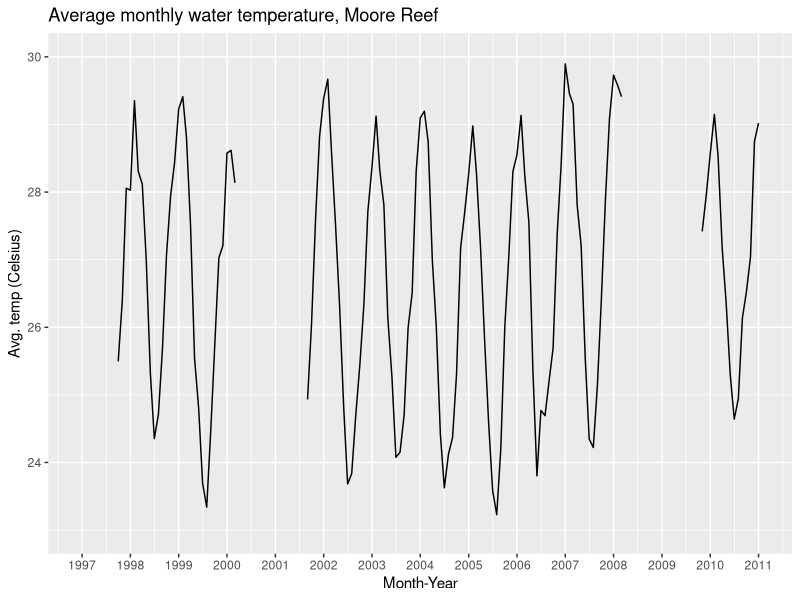
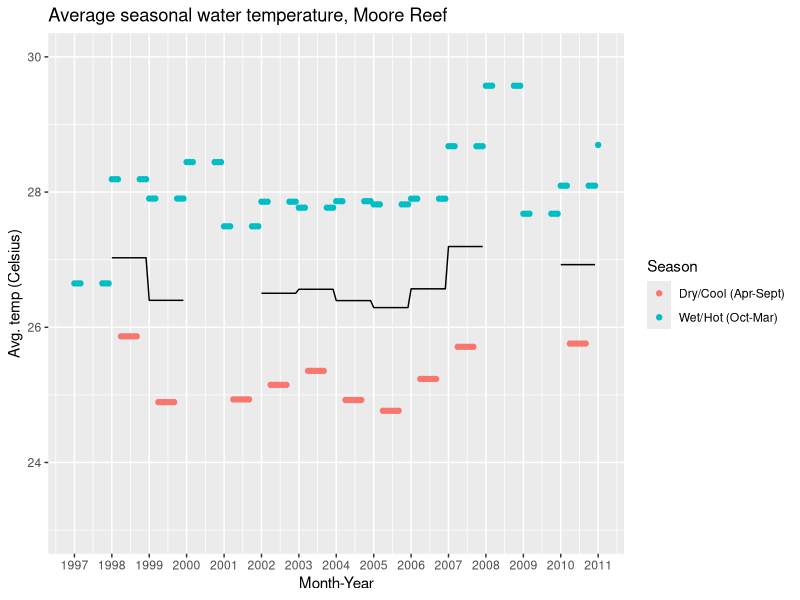
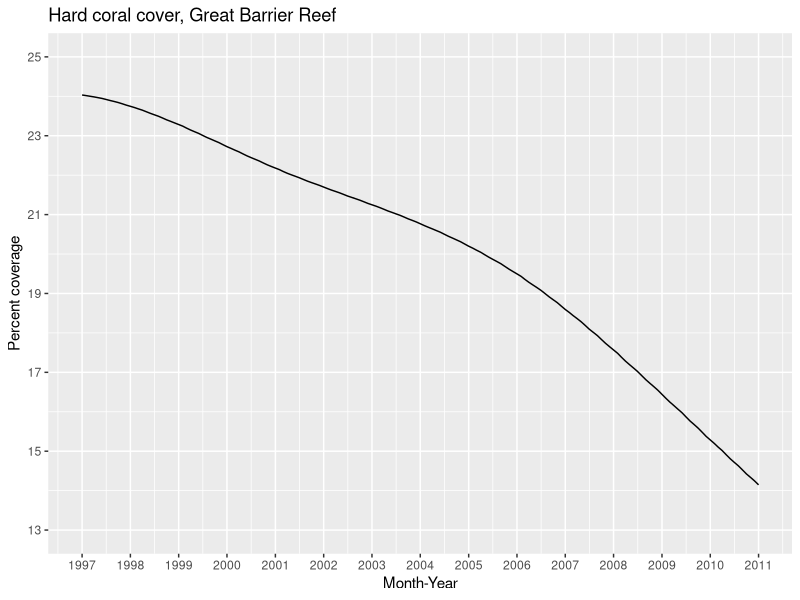
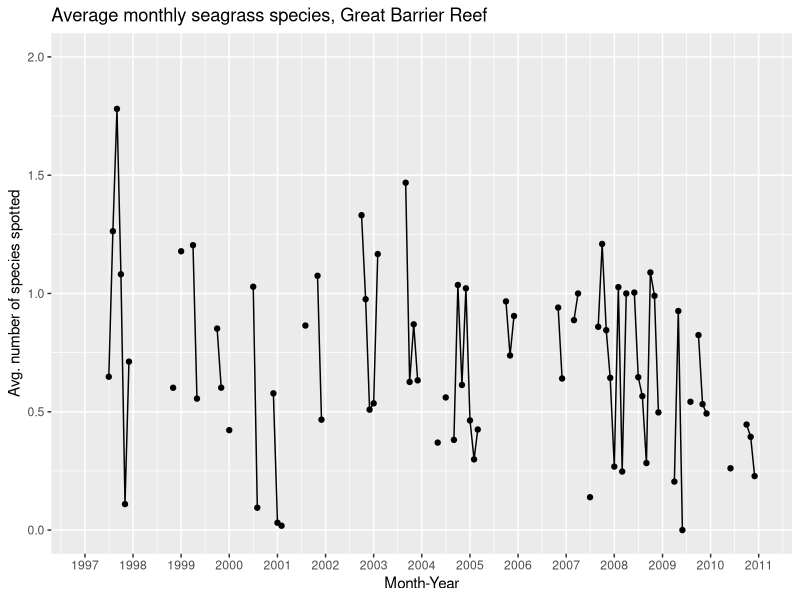
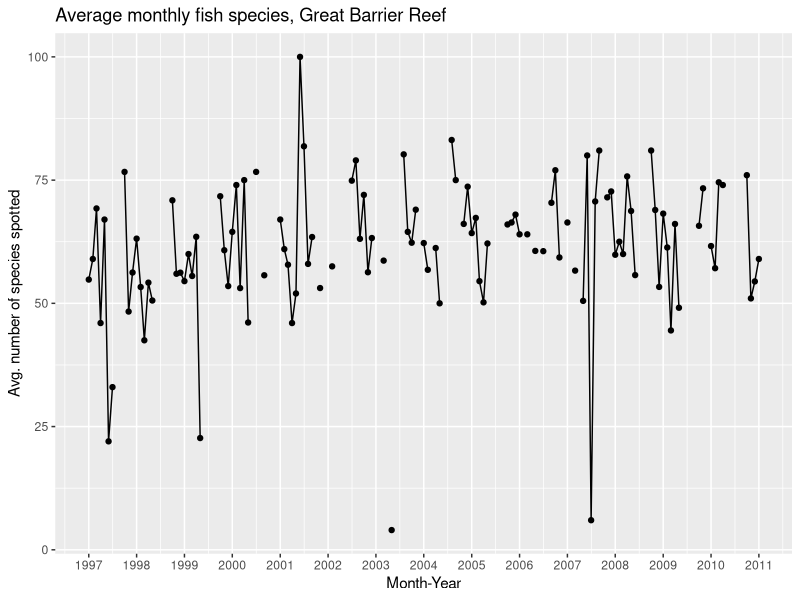
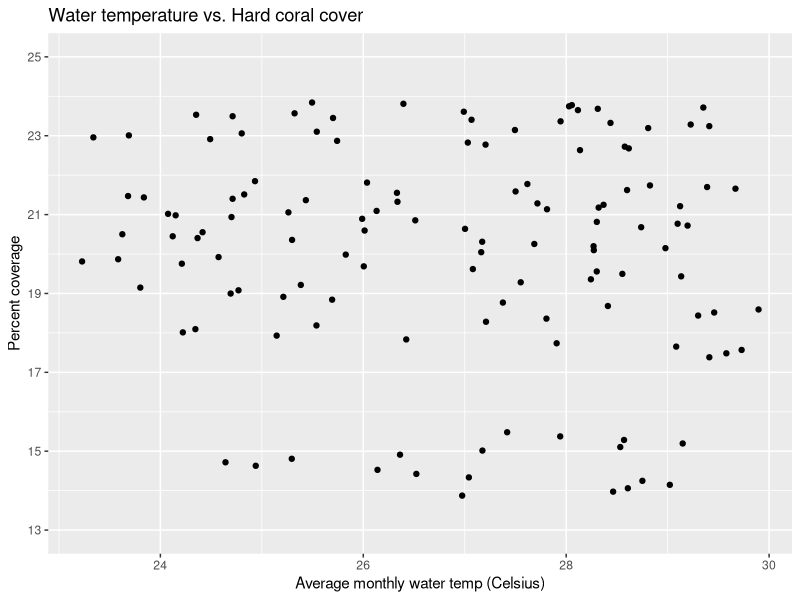
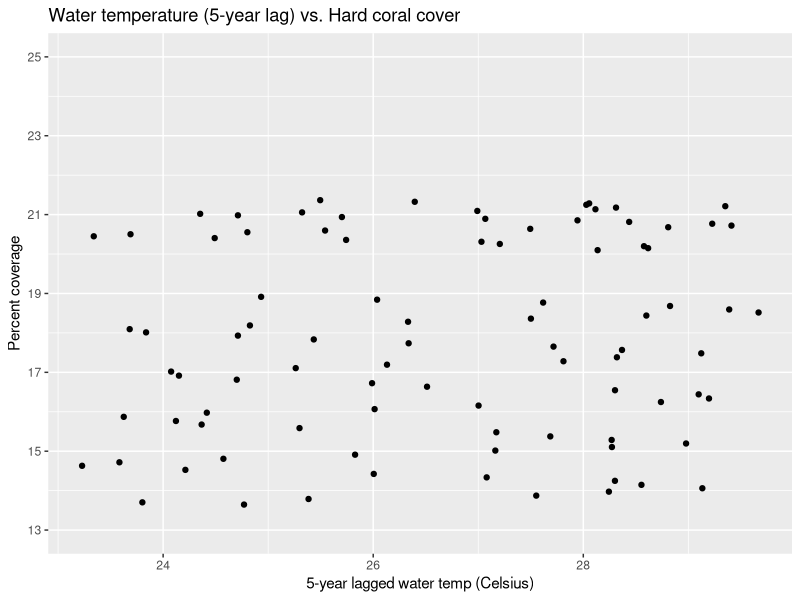
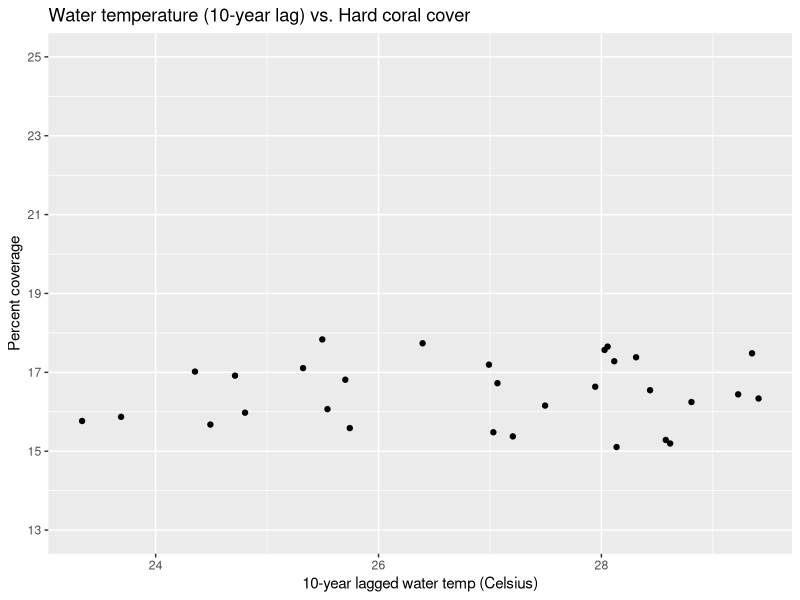

Write the R code that produced these figures, in order.
## ---- chunk 1
knitr::opts_chunk$set(echo = TRUE, message=FALSE, warning=FALSE, results = 'hold')
## ---- chunk 2
library(readr)
library(dplyr)
library(lubridate)
library(ggplot2)

setwd("cleaned_data")
monthly_data <- read_csv("data_monthly_MM.csv")
## ---- chunk 3
monthly_data %>%
  ggplot(aes(x=monthyear, y=water_temp)) +
  geom_line() +
  scale_x_date(breaks = seq.Date(as.Date('1997-01-01'), as.Date('2011-01-01'), "1 year"), 
               labels = c('1997', '1998', '1999', '2000', '2001', '2002', '2003', '2004', 
                          '2005', '2006', '2007', '2008', '2009', '2010', '2011'),
               limits = c(as.Date('1997-01-01'), as.Date('2011-01-01'))) +
  ggtitle("Average monthly water temperature, Moore Reef") +
  xlab("Month-Year") +
  ylab("Avg. temp (Celsius)") +
  ylim(c(23,30))

monthly_data %>%
  ggplot(aes(x=monthyear)) +
  geom_point(aes(y=seasonal_water_temp, group=Season, color=Season)) +
  geom_line(aes(y=annual_water_temp)) +
  scale_x_date(breaks = seq.Date(as.Date('1997-01-01'), as.Date('2011-01-01'), "1 year"), 
               labels = c('1997', '1998', '1999', '2000', '2001', '2002', '2003', '2004', 
                          '2005', '2006', '2007', '2008', '2009', '2010', '2011'),
               limits = c(as.Date('1997-01-01'), as.Date('2011-01-01'))) +
  ggtitle("Average seasonal water temperature, Moore Reef") +
  xlab("Month-Year") +
  ylab("Avg. temp (Celsius)") +
  ylim(c(23,30))
## ---- chunk 4
monthly_data %>%
  ggplot(aes(x=monthyear, y=percent_coral_cover)) +
  geom_line() +
  scale_x_date(breaks = seq.Date(as.Date('1997-01-01'), as.Date('2011-01-01'), "1 year"), 
               labels = c('1997', '1998', '1999', '2000', '2001', '2002', '2003', '2004', 
                          '2005', '2006', '2007', '2008', '2009', '2010', '2011'),
               limits = c(as.Date('1997-01-01'), as.Date('2011-01-01'))) +
  ggtitle("Hard coral cover, Great Barrier Reef") +
  xlab("Month-Year") +
  ylab("Percent coverage") +
  scale_y_continuous(breaks = seq(13, 25, 2),
                     labels = seq(13, 25, 2),
                     limits = c(13, 25))
## ---- chunk 5
monthly_data %>%
  ggplot(aes(x=monthyear)) +
  geom_point(aes(y=num_seagrass)) +
  geom_line(aes(y=num_seagrass)) +
  scale_x_date(breaks = seq.Date(as.Date('1997-01-01'), as.Date('2011-01-01'), "1 year"), 
               labels = c('1997', '1998', '1999', '2000', '2001', '2002', '2003', '2004', 
                          '2005', '2006', '2007', '2008', '2009', '2010', '2011'),
               limits = c(as.Date('1997-01-01'), as.Date('2011-01-01'))) +
  ggtitle("Average monthly seagrass species, Great Barrier Reef") +
  xlab("Month-Year") +
  ylab("Avg. number of species spotted") +
  ylim(c(0,2))
## ---- chunk 6
monthly_data %>%
  ggplot(aes(x=monthyear)) +
  geom_line(aes(y=num_fish)) +
  geom_point(aes(y=num_fish)) +
  scale_x_date(breaks = seq.Date(as.Date('1997-01-01'), as.Date('2011-01-01'), "1 year"), 
               labels = c('1997', '1998', '1999', '2000', '2001', '2002', '2003', '2004', 
                          '2005', '2006', '2007', '2008', '2009', '2010', '2011'),
               limits = c(as.Date('1997-01-01'), as.Date('2011-01-01'))) +
  ggtitle("Average monthly fish species, Great Barrier Reef") +
  xlab("Month-Year") +
  ylab("Avg. number of species spotted")
## ---- chunk 7
monthly_data %>%
  ggplot(aes(x=water_temp, y=percent_coral_cover)) +
  geom_point() +
  xlab("Average monthly water temp (Celsius)") +
  ylab("Percent coverage") +
  ggtitle("Water temperature vs. Hard coral cover") +
  scale_y_continuous(breaks = seq(13, 25, 2),
                     labels = seq(13, 25, 2),
                     limits = c(13, 25))
## ---- chunk 8
# create lag variables
library(Hmisc)
monthly_data$temp_lag5 <- Lag(monthly_data$water_temp, +60)
monthly_data$temp_lag10 <- Lag(monthly_data$water_temp, +120)

monthly_data %>%
  ggplot(aes(x=temp_lag5, y=percent_coral_cover)) +
  geom_point() +
  xlab("5-year lagged water temp (Celsius)") +
  ylab("Percent coverage") +
  ggtitle("Water temperature (5-year lag) vs. Hard coral cover") +
  scale_y_continuous(breaks = seq(13, 25, 2),
                     labels = seq(13, 25, 2),
                     limits = c(13, 25))

monthly_data %>%
  ggplot(aes(x=temp_lag10, y=percent_coral_cover)) +
  geom_point() +
  xlab("10-year lagged water temp (Celsius)") +
  ylab("Percent coverage") +
  ggtitle("Water temperature (10-year lag) vs. Hard coral cover") +
  scale_y_continuous(breaks = seq(13, 25, 2),
                     labels = seq(13, 25, 2),
                     limits = c(13, 25))
## ---- chunk 9
monthly_data %>%
  ggplot(aes(x=num_fish, y=percent_coral_cover)) +
  geom_point() +
  xlab("Average number of fish species") +
  ylab("Percent coverage") +
  ggtitle("Fish species vs. Hard coral cover") +
  scale_y_continuous(breaks = seq(13, 25, 2),
                     labels = seq(13, 25, 2),
                     limits = c(13, 25))

monthly_data %>%
  ggplot(aes(x=num_seagrass, y=percent_coral_cover)) +
  geom_point() +
  xlab("Average number of seagrass species") +
  ylab("Percent coverage") +
  ggtitle("Seagrass species vs. Hard coral cover") +
  scale_y_continuous(breaks = seq(13, 25, 2),
                     labels = seq(13, 25, 2),
                     limits = c(13, 25))

monthly_data %>%
  ggplot(aes(y=num_seagrass, x=percent_coral_cover)) +
  geom_point() +
  ylab("Average number of seagrass species") +
  xlab("Percent coverage") +
  ggtitle("Seagrass species vs. Hard coral cover") +
  scale_x_continuous(breaks = seq(13, 25, 2),
                     labels = seq(13, 25, 2),
                     limits = c(13, 25))
## ---- chunk 10
monthly_data %>%
  ggplot(aes(x=water_temp, y=num_seagrass)) +
  geom_point() +
  xlab("Average monthly water temp (Celsius)") +
  ylab("Average number of seagrass species") +
  ggtitle("Water temperature vs. Seagrass species")

monthly_data %>%
  ggplot(aes(x=water_temp, y=num_fish)) +
  geom_point() +
  xlab("Average monthly water temp (Celsius)") +
  ylab("Average number of fish species") +
  ggtitle("Water temperature vs. Fish species")
